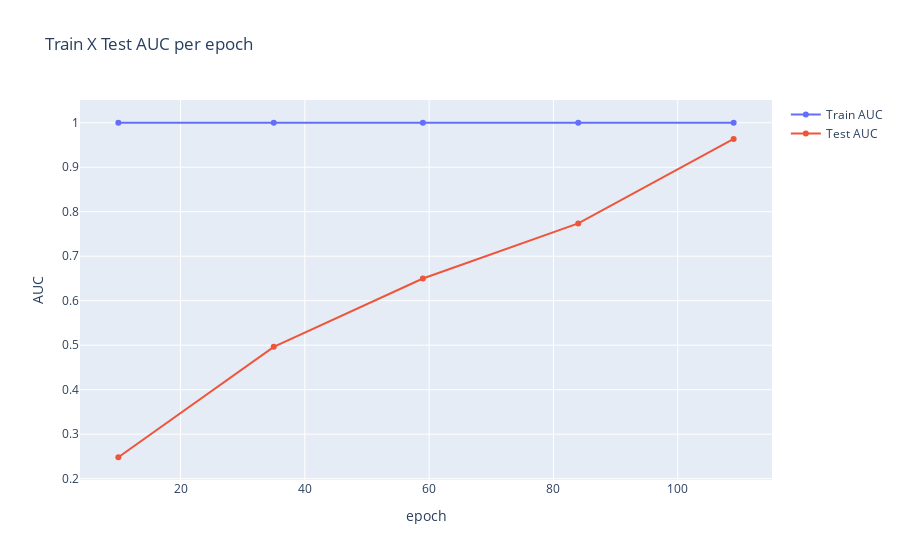

Notebook cell for this chart:
### Code cell
_make_chart(train_sizes, np.mean(train_scores, axis=1), np.mean(test_scores, axis=1))

### Figure 1 — Plotly figure (JSON) as saved in the notebook; plotly's stock layout.template omitted (floating-point values rounded to 4 significant figures)
{"data": [{"name": "Train AUC", "type": "scatter", "x": [10, 35, 59, 84, 109], "y": [1, 1, 1, 1, 1]}, {"name": "Test AUC", "type": "scatter", "x": [10, 35, 59, 84, 109], "y": [0.2481, 0.4963, 0.65, 0.7738, 0.9635]}], "layout": {"title": {"text": "Train X Test AUC per epoch"}, "xaxis": {"title": {"text": "epoch"}}, "yaxis": {"title": {"text": "AUC"}}}}
